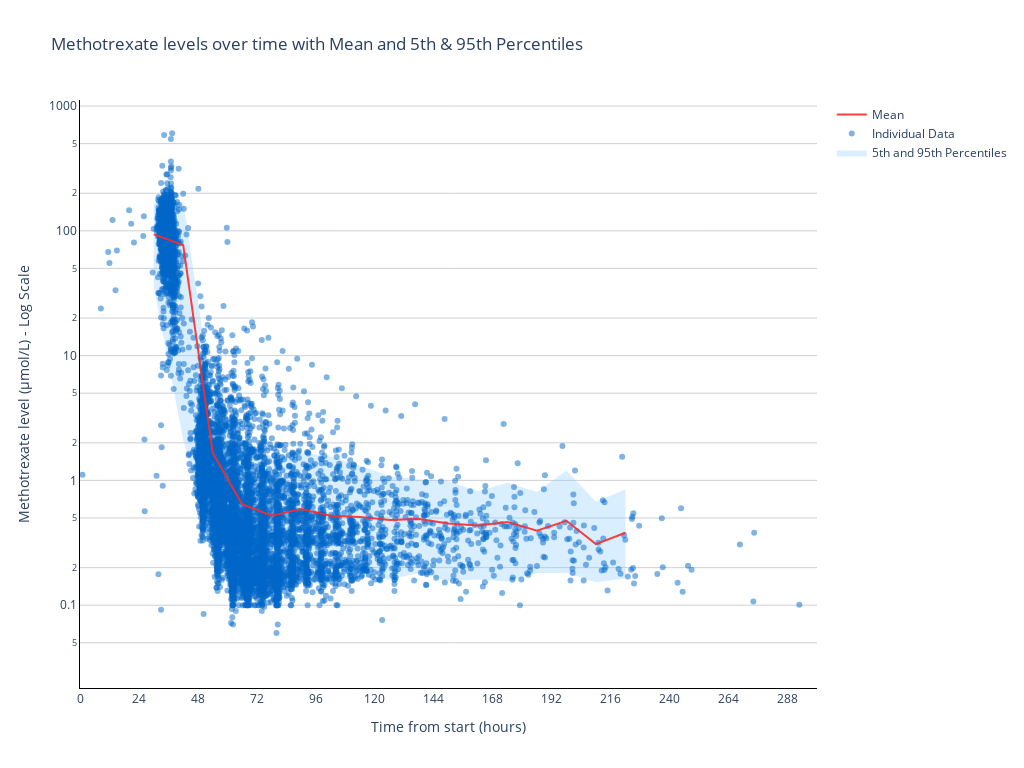

This figure's notebook cell:
### Markdown cell above
### Plot for combined Methotrexate samples

### Code cell
def plot_methotrexate_levels(df_blood):
    df_blood = df_blood.copy()

    # Convert times to datetime and normalize reply_num to µmol/L
    df_blood["cycle_start_date"] = pd.to_datetime(df_blood["cycle_start_date"])
    df_blood["ds"] = pd.to_datetime(df_blood["ds"])
    df_methotrexate = df_blood[df_blood["component"] == "Methotrexate_P"].copy()
    df_methotrexate["sample_value"] /= 1000

    # Reset time_from_start for each patient and infusion
    df_methotrexate["time_from_start"] = (
        df_methotrexate["ds"] - df_methotrexate["cycle_start_date"]
    ).dt.total_seconds() / 3600

    # Define a maximum time from start, e.g., 400 hours
    max_hours_from_start = 400
    df_methotrexate = df_methotrexate[
        df_methotrexate["time_from_start"] <= max_hours_from_start
    ]

    # Define bin size and create bins up to the maximum observed time
    bin_size = 12  # Adjust bin size as needed
    bins = np.arange(0, max_hours_from_start + bin_size, bin_size)
    df_methotrexate["time_bin"] = pd.cut(df_methotrexate["time_from_start"], bins=bins)

    # Calculate mean and percentiles for each bin
    grouped = (
        df_methotrexate.groupby("time_bin")["sample_value"]
        .agg(
            mean="mean",
            percentile_5=lambda x: x.quantile(0.05),
            percentile_95=lambda x: x.quantile(0.95),
            count="count",
        )
        .reset_index()
    )

    # Apply a filter to exclude bins with a low sample count
    min_samples = 8
    grouped = grouped[grouped["count"] >= min_samples]

    # Convert time_bin to the midpoint of each interval for plotting
    grouped["time_bin_mid"] = grouped["time_bin"].apply(lambda x: x.mid)

    # Create scatter plot for individual patient's Methotrexate levels over time
    scatter_plot = go.Scatter(
        x=df_methotrexate["time_from_start"],
        y=df_methotrexate["sample_value"],
        mode="markers",
        name="Individual Data",
        marker=dict(
            color="rgba(0, 104, 201, 0.5)",
        ),
        text=df_methotrexate["nopho_nr"],  # Add nopho_nr to hover
        hoverinfo='text'  # Show only the text on hover
    )

    # Create traces for the mean and percentiles
    mean_trace = go.Scatter(
        x=grouped["time_bin_mid"],
        y=grouped["mean"],
        mode="lines",
        name="Mean",
        line=dict(width=2, color="rgba(254, 43, 42, 0.9)"),
    )

    percentile_5_trace = go.Scatter(
        x=grouped["time_bin_mid"],
        y=grouped["percentile_5"],
        mode="lines",
        line=dict(width=0),
        showlegend=False,
    )

    percentile_95_trace = go.Scatter(
        x=grouped["time_bin_mid"],
        y=grouped["percentile_95"],
        mode="lines",
        line=dict(width=0),
        fill="tonexty",
        fillcolor="rgba(131, 200, 255, 0.3)",
        name="5th and 95th Percentiles",
        showlegend=True,
    )

    # Define layout
    layout = go.Layout(
        title="Methotrexate levels over time with Mean and 5th & 95th Percentiles",
        plot_bgcolor="white",
        paper_bgcolor="white",
        width=1024,
        height=768,
        xaxis=dict(
            title="Time from start (hours)",
            type="linear",
            range=[0, 300],
            dtick=24,
            showline=True,
            linecolor="Black",
        ),
        yaxis=dict(
            title="Methotrexate level (µmol/L) - Log Scale",
            type="log",
            showline=True,
            linecolor="Black",
            gridcolor="rgb(206, 208, 214)",
            gridwidth=1,
        ),
    )

    # Create figure and add traces
    fig = go.Figure(layout=layout)

    fig.add_trace(percentile_5_trace)
    fig.add_trace(percentile_95_trace)
    fig.add_trace(scatter_plot)
    fig.add_trace(mean_trace)

    # Show the figure
    fig.show()


plot_methotrexate_levels(df_blood)

### Figure 1 — Plotly figure (JSON) as saved in the notebook; plotly's stock layout.template omitted (floating-point values rounded to 4 significant figures; data arrays with more than 128 entries replaced by an {"elided": "..."} marker saying what was removed)
{"data": [{"line": {"width": 0}, "mode": "lines", "showlegend": false, "type": "scatter", "x": [30, 42, 54, 66, 78, 90, 102, 114, 126, 138, 150, 162, 174, 186, 198, 210, 222], "y": [35.8, 2.12, 0.3005, 0.136, 0.126, 0.1499, 0.1475, 0.1687, 0.1605, 0.1815, 0.1563, 0.1608, 0.1547, 0.1815, 0.181, 0.1526, 0.1637]}, {"fill": "tonexty", "fillcolor": "rgba(131, 200, 255, 0.3)", "line": {"width": 0}, "mode": "lines", "name": "5th and 95th Percentiles", "showlegend": true, "type": "scatter", "x": [30, 42, 54, 66, 78, 90, 102, 114, 126, 138, 150, 162, 174, 186, 198, 210, 222], "y": [166.0, 170.4, 4.4, 1.951, 1.57, 1.671, 1.553, 1.313, 1.086, 1.015, 0.9894, 0.8184, 0.9594, 0.8082, 1.2, 0.6736, 0.8472]}, {"hoverinfo": "text", "marker": {"color": "rgba(0, 104, 201, 0.5)"}, "mode": "markers", "name": "Individual Data", "text": {"elided": "9864 int values"}, "type": "scatter", "x": {"elided": "9864 float values"}, "y": {"elided": "9864 float values"}}, {"line": {"color": "rgba(254, 43, 42, 0.9)", "width": 2}, "mode": "lines", "name": "Mean", "type": "scatter", "x": [30, 42, 54, 66, 78, 90, 102, 114, 126, 138, 150, 162, 174, 186, 198, 210, 222], "y": [93.71, 76.99, 1.669, 0.6443, 0.5205, 0.5895, 0.5204, 0.5101, 0.4822, 0.4895, 0.451, 0.4353, 0.4649, 0.395, 0.4748, 0.3087, 0.3804]}], "layout": {"height": 768, "paper_bgcolor": "white", "plot_bgcolor": "white", "title": {"text": "Methotrexate levels over time with Mean and 5th & 95th Percentiles"}, "width": 1024, "xaxis": {"dtick": 24, "linecolor": "Black", "range": [0, 300], "showline": true, "title": {"text": "Time from start (hours)"}, "type": "linear"}, "yaxis": {"gridcolor": "rgb(206, 208, 214)", "gridwidth": 1, "linecolor": "Black", "showline": true, "title": {"text": "Methotrexate level (µmol/L) - Log Scale"}, "type": "log"}}}
